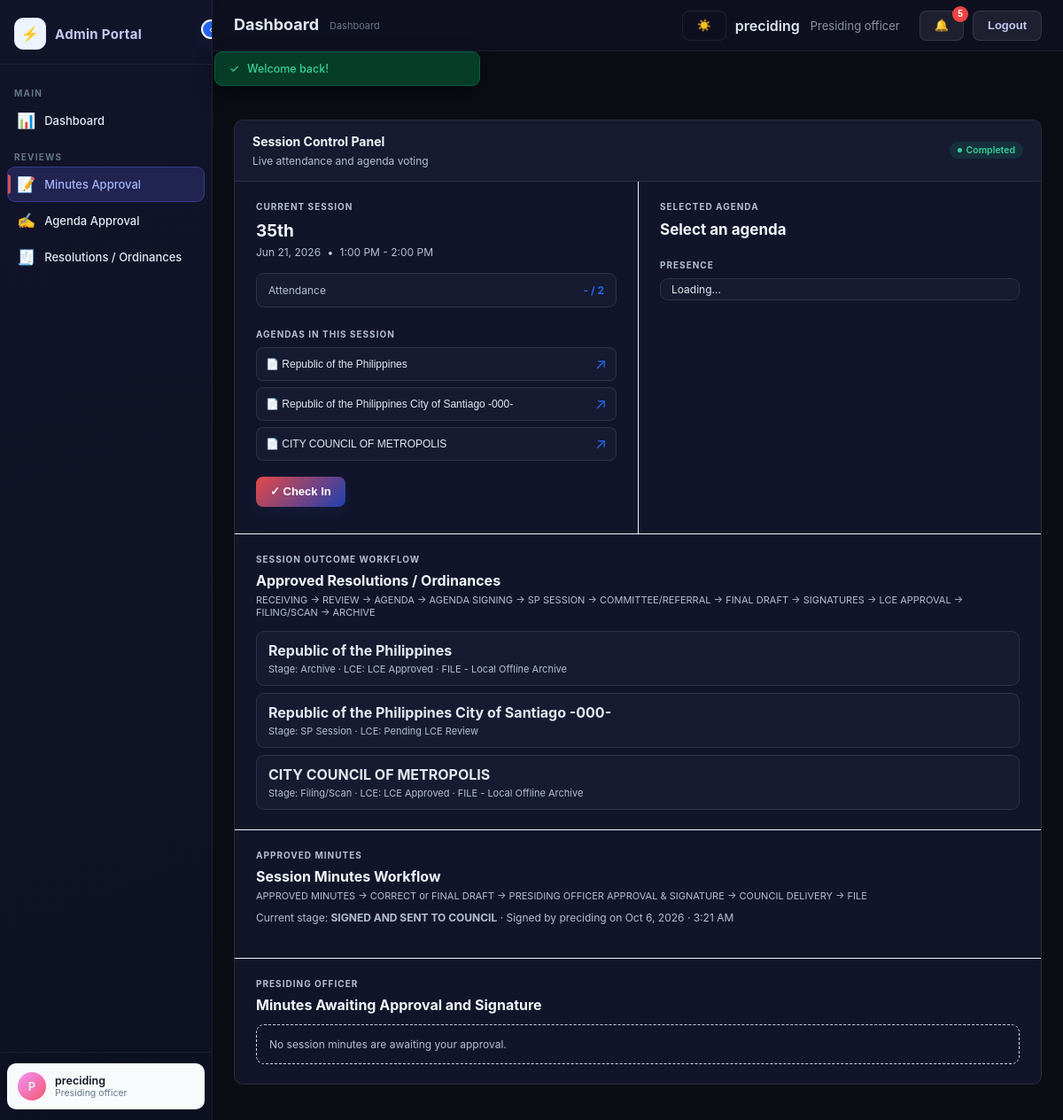
Screenshot of /index.php?page=session-control (signed in) with the database file from the repository.
### tables this page shows
CREATE TABLE `users` (
  `id` varchar(32) NOT NULL,
  `name` varchar(255) NOT NULL,
  `email` varchar(255) NOT NULL,
  `password` varchar(255) NOT NULL,
  `role` varchar(50) NOT NULL,
  `status` varchar(50) NOT NULL,
  `notes` text DEFAULT NULL,
  `created_at` datetime(6) NOT NULL,
  `notifications` text DEFAULT NULL,
  `is_council_member` tinyint(1) NOT NULL DEFAULT 0,
  `email_notifications_enabled` tinyint(1) NOT NULL DEFAULT 1
);

CREATE TABLE `agendas` (
  `id` varchar(32) NOT NULL,
  `title` varchar(255) NOT NULL,
  `file_name` varchar(255) NOT NULL,
  `file_size` int(11) NOT NULL,
  `file_type` varchar(255) NOT NULL,
  `session_id` varchar(32) DEFAULT NULL,
  `file_path` varchar(255) NOT NULL,
  `uploaded_at` datetime(6) NOT NULL,
  `published` tinyint(1) NOT NULL DEFAULT 0,
  `published_at` datetime(6) DEFAULT NULL,
  `approval_status` varchar(50) NOT NULL DEFAULT 'pending',
  `sent_to_officer_id` text DEFAULT NULL,
  `sent_to_officer_date` datetime(6) DEFAULT NULL,
  `officer_approved` tinyint(1) NOT NULL DEFAULT 0,
  `approved_at` datetime(6) DEFAULT NULL,
  `officer_signature` longtext DEFAULT NULL,
  `officer_comments` text DEFAULT NULL,
  `approval_stage` varchar(50) DEFAULT 'ctrfb',
  `ctrfb_approved_at` datetime(6) DEFAULT NULL,
  `sent_to_proceeding_id` text DEFAULT NULL,
  `sent_to_proceeding_date` datetime(6) DEFAULT NULL,
  `proceeding_approved_at` datetime(6) DEFAULT NULL,
  `proceeding_signature` longtext DEFAULT NULL,
  `proceeding_comments` text DEFAULT NULL,
  `sent_to_council_at` datetime(6) DEFAULT NULL,
  `ctrfb_signature` longtext DEFAULT NULL,
  `ctrfb_comments` text DEFAULT NULL,
  `reading_stage` varchar(50) DEFAULT NULL,
  `distribution_status` varchar(20) NOT NULL DEFAULT 'pending',
  `distributed_at` datetime(6) DEFAULT NULL,
  `source_legislative_id` varchar(32) DEFAULT NULL
);

CREATE TABLE `sessions` (
  `id` varchar(32) NOT NULL,
  `title` varchar(255) NOT NULL,
  `desc` text DEFAULT NULL,
  `date` date NOT NULL,
  `start` varchar(10) NOT NULL,
  `end` varchar(10) NOT NULL,
  `location` varchar(255) DEFAULT NULL,
  `capacity` int(11) NOT NULL DEFAULT 0,
  `status` varchar(50) NOT NULL DEFAULT 'scheduled',
  `minutes` text DEFAULT NULL,
  `minutes_recorded_at` datetime(6) DEFAULT NULL,
  `council_attendance` text DEFAULT NULL,
  `minutes_workflow_status` varchar(80) NOT NULL DEFAULT 'APPROVED MINUTES',
  `minutes_correction_notes` text DEFAULT NULL,
  `minutes_sent_at` datetime(6) DEFAULT NULL,
  `minutes_signed_by_id` varchar(32) DEFAULT NULL,
  `minutes_signed_by_name` varchar(255) DEFAULT NULL,
  `minutes_signed_at` datetime(6) DEFAULT NULL,
  `minutes_signature_hash` varchar(64) DEFAULT NULL,
  `minutes_archived_at` datetime(6) DEFAULT NULL,
  `minutes_archive_status` varchar(80) DEFAULT NULL
);

CREATE TABLE `legislatives` (
  `id` varchar(32) NOT NULL,
  `title` varchar(255) NOT NULL,
  `type` varchar(100) NOT NULL,
  `status` varchar(50) NOT NULL DEFAULT 'draft',
  `desc` text DEFAULT NULL,
  `content` text DEFAULT NULL,
  `ref` varchar(255) DEFAULT NULL,
  `createdById` varchar(32) NOT NULL,
  `createdByName` varchar(255) NOT NULL,
  `createdByRole` varchar(50) NOT NULL,
  `createdAt` datetime(6) NOT NULL,
  `updatedAt` datetime(6) DEFAULT NULL,
  `documentHash` varchar(255) DEFAULT NULL,
  `lastModifiedById` varchar(32) DEFAULT NULL,
  `lastModifiedByName` varchar(255) DEFAULT NULL,
  `lastModifiedAt` datetime(6) DEFAULT NULL,
  `published_to_public` tinyint(1) NOT NULL DEFAULT 0,
  `published_to_public_at` datetime(6) DEFAULT NULL,
  `file_name` varchar(255) DEFAULT NULL,
  `file_size` int(11) DEFAULT NULL,
  `file_type` varchar(255) DEFAULT NULL,
  `file_path` varchar(255) DEFAULT NULL,
  `sent_to_user_ids` text DEFAULT NULL,
  `sent_by_id` varchar(32) DEFAULT NULL,
  `sent_by_name` varchar(255) DEFAULT NULL,
  `sent_at` datetime(6) DEFAULT NULL,
  `fileRevisionHash` varchar(255) DEFAULT NULL,
  `fileDiffSummary` text DEFAULT NULL,
  `fileChangeLog` text DEFAULT NULL,
  `intake_classification` varchar(50) NOT NULL DEFAULT 'Legislative Matters',
  `routing_status` varchar(80) NOT NULL DEFAULT 'For Agenda',
  `stream_type` varchar(80) NOT NULL DEFAULT 'Approved Resolutions/Ordinances',
  `assigned_committee` varchar(255) DEFAULT NULL,
  `date_referred` date DEFAULT NULL,
  `committee_report_status` varchar(50) DEFAULT 'Pending',
  `hearing_date` date DEFAULT NULL,
  `lce_action` varchar(50) DEFAULT NULL,
  `lce_action_at` datetime(6) DEFAULT NULL,
  `lce_action_by_id` varchar(32) DEFAULT NULL,
  `archive_status` varchar(80) DEFAULT NULL,
  `author_name` varchar(255) DEFAULT NULL,
  `sponsor_name` varchar(255) DEFAULT NULL,
  `ai_summary` text DEFAULT NULL,
  `workflow_status` varchar(80) NOT NULL DEFAULT 'EDITING',
  `admin_decision_notes` text DEFAULT NULL,
  `admin_decision_at` datetime(6) DEFAULT NULL,
  `document_number` varchar(64) DEFAULT NULL,
  `registration_date` datetime(6) DEFAULT NULL,
  `origin` varchar(255) DEFAULT NULL,
  `originating_office` varchar(255) DEFAULT NULL,
  `assigned_to_id` varchar(32) DEFAULT NULL,
  `assigned_to_name` varchar(255) DEFAULT NULL,
  `assigned_role` varchar(80) DEFAULT NULL,
  `version_number` int(11) NOT NULL DEFAULT 1,
  `signed_by_id` varchar(32) DEFAULT NULL,
  `signed_by_name` varchar(255) DEFAULT NULL,
  `signed_at` datetime(6) DEFAULT NULL,
  `signed_document_hash` varchar(64) DEFAULT NULL,
  `signature_value` text DEFAULT NULL,
  `signature_verified_at` datetime(6) DEFAULT NULL,
  `verification_token` varchar(64) DEFAULT NULL,
  `control_number` varchar(40) DEFAULT NULL,
  `received_at` datetime(6) DEFAULT NULL,
  `signed_hash` char(64) DEFAULT NULL,
  `locked_at` datetime(6) DEFAULT NULL,
  `scan_file_path` varchar(255) DEFAULT NULL
);

### app/views/session-control.php (the view, shortened to what the rows shown need)
<?php
$sessionAgendaSourceIds = array_flip(array_filter(array_column($currentSessionAgendas ?? [], 'source_legislative_id')));
$sessionOutcomeItems = array_values(array_filter($data['legislatives'] ?? [], static function (array $item) use ($sessionAgendaSourceIds): bool {
  return ($item['stream_type'] ?? '') === 'Approved Resolutions/Ordinances'
    && isset($sessionAgendaSourceIds[$item['id'] ?? '']);
}));
?>
<div id="pg-session-control" class="page active session-control-page" data-session-id="<?= $currentSession ? esc($currentSession['id']) : '' ?>">
  <div class="card session-control-hero">
    <div class="card-head">
      <div>
        <div class="card-title">Session Control Panel</div>
        <div class="session-control-kicker">Live attendance and agenda voting</div>
      </div>
      <span class="badge <?= ($currentSession['status'] ?? '') === 'ongoing' ? 'b-ongoing' : 'b-approved' ?>"><?= ($currentSession['status'] ?? '') === 'ongoing' ? '● Live' : esc(ucfirst((string)($currentSession['status'] ?? 'scheduled'))) ?></span>
    </div>
  <?php if (!$currentSession): ?>
    <div class="empty-state"><div class="empty-icon">📅</div><div class="empty-txt">No active session found for your account or currently none is ongoing.</div></div>
  <?php else: ?>
    <div class="session-control-grid">
      <div class="session-control-column">
        <div class="section-label">Current Session</div>
        <div class="session-title"><?= esc($currentSession['title']) ?></div>
        <div class="session-meta"><?= fmtDate($currentSession['date']) ?> <span>•</span> <?= esc(date('g:i A', strtotime((string)$currentSession['start']))) ?> - <?= esc(date('g:i A', strtotime((string)$currentSession['end']))) ?></div>
        <div class="attendance-stat"><span>Attendance</span><strong><span id="attendanceCount">-</span> / <?= count(array_filter($data['users'], fn($u)=> $u['role']==='council members')) ?></strong></div>
        <div class="section-label agenda-section-label">Agendas in this Session</div>
        <ul id="agendaList" class="session-agenda-list">
          <?php if (count($currentSessionAgendas) === 0): ?>
            <li>No approved agendas for this session.</li>
          <?php else: ?>
            <?php foreach ($currentSessionAgendas as $a): ?>
              <li data-id="<?= esc($a['id']) ?>" class="agenda-item">
                <button class="btn-plain select-agenda" data-id="<?= esc($a['id']) ?>">📄 <?= esc($a['title']) ?></button>
                <a class="agenda-link" href="download.php?file=<?= urlencode($a['file_path']) ?>" target="_blank" title="Open agenda">↗</a>
              </li>
            <?php endforeach; ?>
          <?php endif; ?>
        </ul>
        <div class="session-control-action">
          <button id="checkInBtn" class="btn btn-primary">✓ Check In</button>
        </div>
      </div>
      <div class="session-control-column session-live-column">
        <div class="section-label">Selected Agenda</div>
        <h3 id="currentAgendaTitle">Select an agenda</h3>
        <div class="section-label presence-label">Presence</div>
        <div id="presenceList" class="presence-list">Loading…</div>
      </div>
    </div>
    <section class="session-outcome-board">
      <div class="section-label">Session Outcome Workflow</div>
      <div class="session-outcome-title">Approved Resolutions / Ordinances</div>
      <div class="session-outcome-flow">RECEIVING → REVIEW → AGENDA → AGENDA SIGNING → SP SESSION → COMMITTEE/REFERRAL → FINAL DRAFT → SIGNATURES → LCE APPROVAL → FILING/SCAN → ARCHIVE</div>
      <?php if (empty($sessionOutcomeItems)): ?>
        <div class="session-outcome-empty">No approved resolutions or ordinances are linked to this session workflow.</div>
      <?php else: ?>
        <div class="session-outcome-list">
          <?php foreach ($sessionOutcomeItems as $outcome): ?>
            <?php $outcomeStage = $outcome['workflow_status'] ?? 'Receiving'; ?>
            <article class="session-outcome-item">
              <div>
                <strong><?= esc($outcome['title'] ?? 'Untitled resolution') ?></strong>
                <div class="session-outcome-meta">Stage: <?= esc($outcomeStage) ?> · LCE: <?= esc($outcome['lce_action'] ?? 'Pending') ?><?php if (!empty($outcome['archive_status'])): ?> · <?= esc($outcome['archive_status']) ?><?php endif; ?></div>
              </div>
            </article>
          <?php endforeach; ?>
        </div>
      <?php endif; ?>
    </section>
    <section class="session-minutes-board">
      <div class="section-label">Approved Minutes</div>
      <div class="session-outcome-title">Session Minutes Workflow</div>
      <div class="session-outcome-flow">APPROVED MINUTES → CORRECT or FINAL DRAFT → PRESIDING OFFICER APPROVAL &amp; SIGNATURE → COUNCIL DELIVERY → FILE</div>
      <?php $minutesStage = $currentSession['minutes_workflow_status'] ?? 'APPROVED MINUTES'; ?>
      <div class="session-minutes-status">Current stage: <strong><?= esc($minutesStage) ?></strong><?php if (!empty($currentSession['minutes_signed_by_name'])): ?> · Signed by <?= esc($currentSession['minutes_signed_by_name']) ?> on <?= esc(fmtDateTime($currentSession['minutes_signed_at'] ?? '')) ?><?php endif; ?></div>
    </section>
  <?php endif; ?>
  </div>
</div>

### app/views/layout.php (shortened to what the rows shown need)
<?php
function esc($value): string
{
    return htmlspecialchars((string)$value, ENT_QUOTES, 'UTF-8');
}
?>
<!DOCTYPE html>
<html lang="en">
<head>
<link rel="stylesheet" href="public/assets/style.css?v=<?= (int)@filemtime(dirname(__DIR__, 2) . '/public/assets/style.css') ?>" />
</head>
<body data-page="<?= esc($page) ?>">
<div id="app">
  <div id="sidebar">
    <div class="sb-foot">
      <?php $__displayName = $currentUser['name'] ?? 'Guest'; $__displayRole = $currentUser['role'] ?? 'visitor'; ?>
      <div class="admin-card">
        <div class="avatar" style="background:linear-gradient(135deg,#f093fb,#f5576c)"><?= esc(mb_strtoupper(mb_substr($__displayName, 0, 1))) ?></div>
        <div class="admin-text">
          <div class="admin-name-txt"><?= esc($__displayName) ?></div>
          <div class="admin-role-txt"><?= esc(ucfirst($__displayRole)) ?></div>
        </div>
      </div>
    </div>
  </div>
  <div id="main">
    <div class="topbar">
      <div class="topbar-right">
        <?php if (!empty($currentUser)): ?>
          <div class="user-info" style="display:flex;align-items:center;gap:12px;margin-right:12px">
            <div class="user-name" style="font-weight:600"><?= esc($currentUser['name'] ?? 'User') ?></div>
            <div class="user-role" style="opacity:.6;font-size:13px"><?= esc(ucfirst($currentUser['role'] ?? 'user')) ?></div>
          </div>
          <?php if (!empty($notifications)): ?>
            <?php if (count($notifications) > 0): ?>
              <?php $unreadCount = count(array_filter($notifications, fn($n) => empty($n['read']))); ?>
              <div class="notification-wrapper">
                <button type="button" class="btn btn-secondary notification-toggle" id="notificationToggle" aria-label="Open notifications">
                  🔔
                  <?php if ($unreadCount > 0): ?>
                    <span class="notification-count"><?= $unreadCount ?></span>
                  <?php endif; ?>
                </button>
              </div>
            <?php endif; ?>
          <?php endif; ?>
          <form method="post" action="index.php" style="margin:0">
            <button type="submit" class="btn btn-secondary">Logout</button>
          </form>
      <?php endif; ?>
      </div>
    </div>
    <div id="content">
      <?php $viewPage = $page === 'legislative-audit-trail' ? 'legislative-ledger' : $page; include __DIR__ . '/' . $viewPage . '.php'; ?>
    </div>
  </div>
</div>
</body>
</html>

### rows the page displays
users: name "P", name "preciding", role "Presiding officer"
agendas: session.status "Completed", session.title "35th", session.date "Jun 21, 2026", session.start "1:00 PM", session.end "2:00 PM", title "Republic of the Philippines", session.minutes_workflow_status "SIGNED AND SENT TO COUNCIL", session.minutes_signed_by_name "preciding", session.minutes_signed_at "Oct 6, 2026 · 3:21 AM"
agendas: title "Republic of the Philippines City of Santiago -000-"
agendas: title "CITY COUNCIL OF METROPOLIS"
legislatives: title "Republic of the Philippines", workflow_status "Archive", lce_action "LCE Approved", archive_status "FILE - Local Offline Archive"
legislatives: title "Republic of the Philippines City of Santiago -000-", workflow_status "SP Session", lce_action "Pending LCE Review"
legislatives: title "CITY COUNCIL OF METROPOLIS", workflow_status "Filing/Scan", lce_action "LCE Approved", archive_status "FILE - Local Offline Archive"

### other values shown
$pageConfig['title'] "Dashboard"
$unreadCount "5"
$flash['message'] "Welcome back!"
